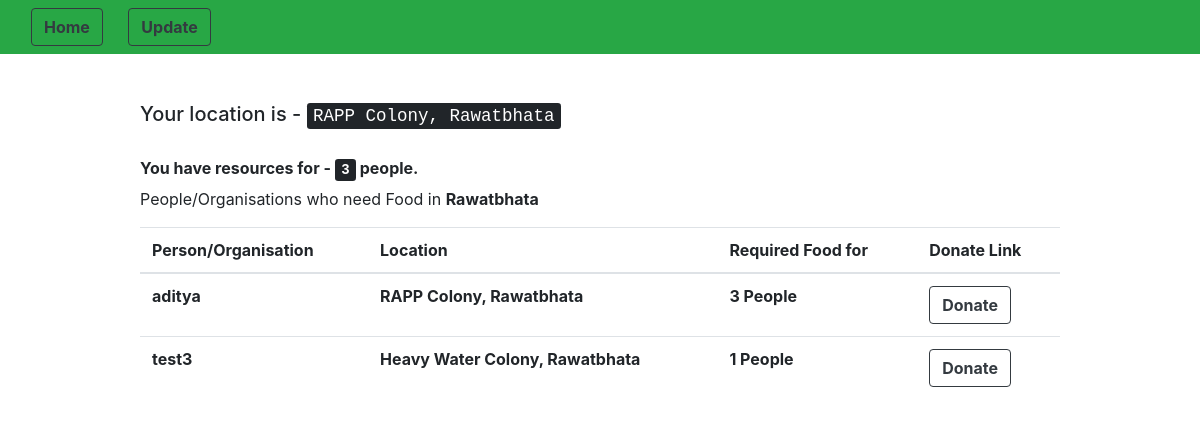
The app's page /users/showRecievers/ (signed in) with its own data.
### customUser/models.py (models this page shows, shortened)
class CustomUser(AbstractUser):
    pin_code = models.IntegerField(null = True)
    contact_no = models.IntegerField(null = True)
    resources = models.IntegerField(null = True) # no. of persons avability/requirement
    locality = models.CharField(max_length = 100)
    city = models.CharField(max_length = 50)
    """CHOICES=[('0','Donor'),
                   ('1','Reciever')]"""
    state = models.CharField(max_length = 50, default = " ")
    donor = models.BooleanField(default = 'False') # 0 - Donor 1 - Reciever
    email = models.EmailField(unique=True)
    organisation = models.BooleanField(default = 'False')

### customUser/views.py (the view)
# urls.py: path('showRecievers/', views.show_nearby_recievers, name = 'showNearbyRecievers'),
@login_required(login_url = "/users/login")
def show_nearby_recievers(request):
	you = request.user
	you_address = you.locality + ',' + you.city
	donors = CustomUser.objects.filter(city = you.city)
	return render(request, 'show_recievers.html', {'you' : you, 'donors' : donors})

### templates/show_recievers.html (shortened to what this page needs)
{% extends 'base.html' %}
{% block navigation %}
	<div class = "col-1">
		<a href="{% url 'homePage' %}" class="btn btn-outline-dark"  method = "post"><strong>Home</strong></a>
	</div>
	<div class = "col-1">
		<a href="{% url 'edit_profile' %}" class="btn btn-outline-dark"><strong>Update</strong></a>
	</div>
{% endblock %}
{% block content %}
	<h5> Your location is - <kbd> {{ you.locality }}, {{ you.city }} </kbd> </h5> <br>
	<h6> <strong> You have resources for - <kbd> {{ you.resources }}</kbd> people.</strong></h6>
	<p> People/Organisations who need Food in <strong> {{ you.city }} </strong> </p>
	<table class = "table">
			<thead>
				<tr>
					<th scope="col"> Person/Organisation </th>
					<th scope="col"> Location </th>
					<th scope="col"> Required Food for </th>
					<th scope ="col"> Donate Link </th>
				</tr>
			</thead>
			<tbody>
	{% for i in donors %}
		{% if i.username != 'admin' and i.donor == False and i.resources > 0 %}
				<tr>
				<th scope="row"> {{ i.username }}  </th>
				<th scope="row"> {{ i.locality }}, {{ i.city }} </th>
				<th scope="row"> {{ i.resources }} People </th>
				<th scope="row">
					<a href="{% url 'donation_done' i.email %}" class="btn btn-outline-dark"  method = "post"><strong>Donate</strong></a>
				</th>
			</tr>
		{% endif %}
	{% endfor %}
	</tbody>
			</table>
	<br> <br>
{% endblock %}

### records on screen
CustomUser: locality "RAPP Colony", city "Rawatbhata", resources "3", username "aditya"
CustomUser: username "test3", locality "Heavy Water Colony", city "Rawatbhata", resources "1"
